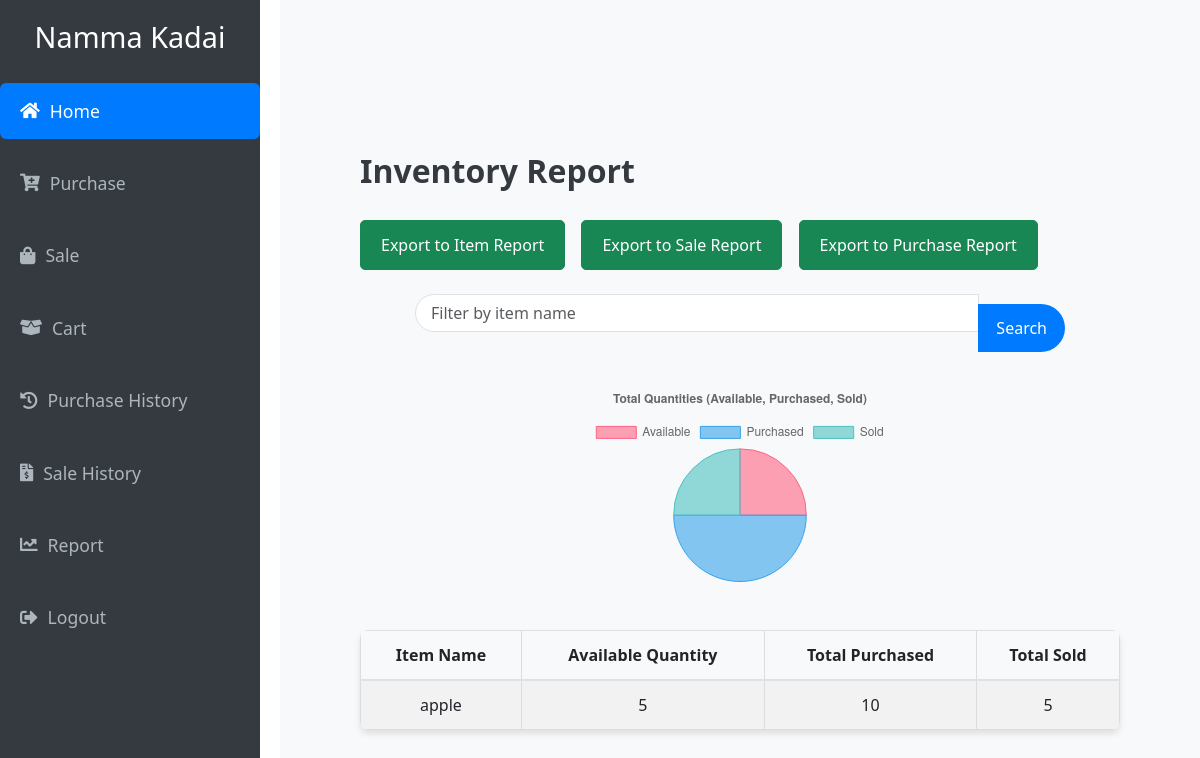
Before: /inventory_report (signed in) with the older database file.
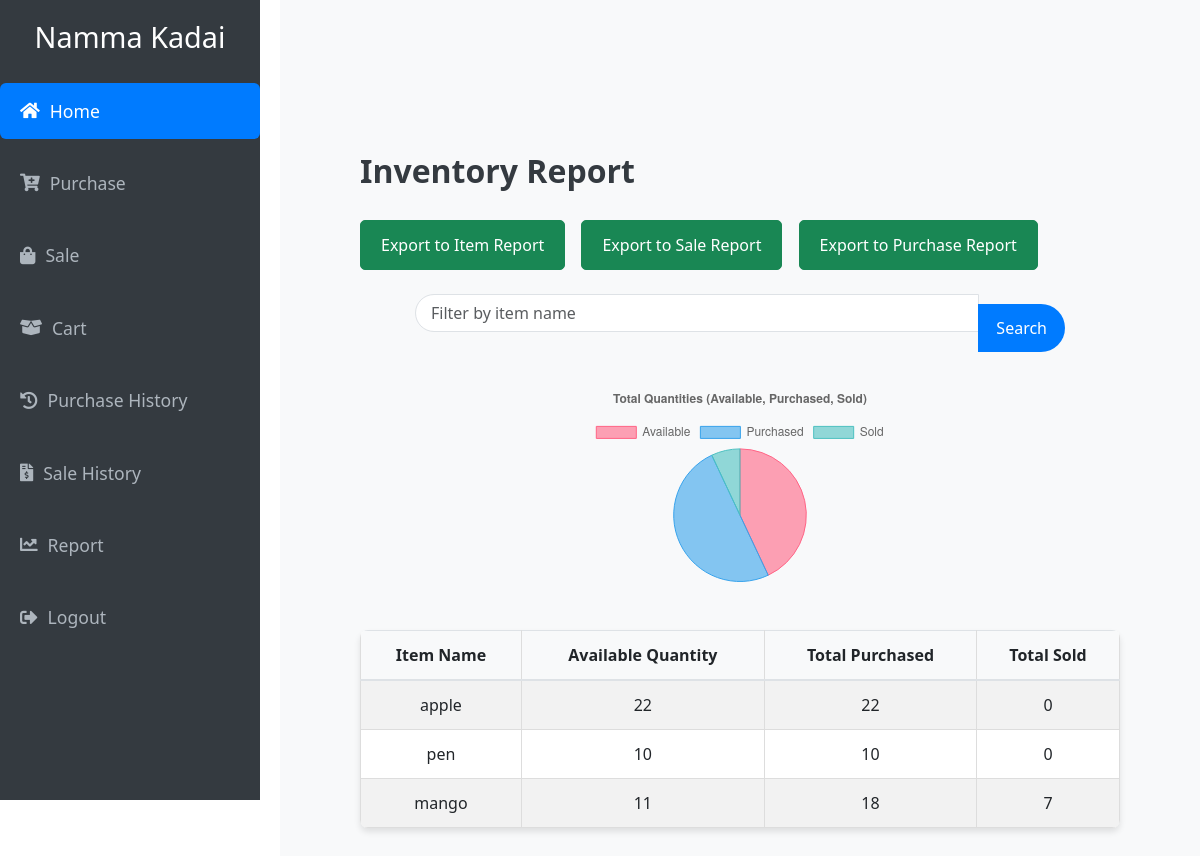
After: the same page with the newer database file.
### Namma_Kadai/models.py (models this page shows)
class Item(db.Model):
    id = db.Column(db.Integer, primary_key=True)
    item_name = db.Column(db.String(150), nullable=False)
    qty = db.Column(db.Integer, nullable=False, default=0)
    rate = db.Column(db.Float, nullable=False,)
    company_id = db.Column(db.Integer, db.ForeignKey('company.id'), nullable=False)
    sales = db.relationship('Sales', backref='item_relation', lazy=True)

### Namma_Kadai/routes.py (the view)
@app.route('/inventory_report', methods=['GET', 'POST'])
@login_required
def inventory_report():
    filter_name = request.args.get('filter_name', '').strip()
    items_query = db.session.query(Item)
    if filter_name:
        items_query = items_query.filter(Item.item_name.ilike(f"%{filter_name}%"))
    items = items_query.all()
    report_data = []
    for item in items:
        total_purchased = db.session.query(db.func.sum(Purchase.qty)).filter(Purchase.item_id == item.id).scalar() or 0
        total_sold = db.session.query(db.func.sum(Sales.qty)).filter(Sales.item_id == item.id).scalar() or 0
        total_available = total_purchased - total_sold
        report_data.append({
            'item_name': item.item_name,
            'total_purchased': total_purchased,
            'total_sold': total_sold,
            'total_available': total_available
        })
    total_available = sum([data['total_available'] for data in report_data])
    total_purchased = sum([data['total_purchased'] for data in report_data])
    total_sold = sum([data['total_sold'] for data in report_data])
    return render_template('inventory_report.html',
                           report_data=report_data,
                           total_available=total_available,
                           total_purchased=total_purchased,
                           total_sold=total_sold,
                           filter_name=filter_name)

### Namma_Kadai/routes.py (called while the page is built)
@login_manager.user_loader
def load_user(user_id):
    return User.query.get(int(user_id))

### Namma_Kadai/templates/inventory_report.html (shortened to what this page needs)
{% extends "base.html" %}
{% block content %}
<div class="container mt-5">
    <h2>Inventory Report</h2>
    <div class="export-buttons mb-4">
        <a href="{{ url_for('export_excel') }}" class="btn btn-success">Export to Item Report</a>
        <a href="{{ url_for('export_sales_excel') }}" class="btn btn-success">Export to Sale Report</a>
        <a href="{{ url_for('export_purchases_excel') }}" class="btn btn-success">Export to Purchase Report</a>
    </div>
    <form method="get" action="{{ url_for('inventory_report') }}" class="mb-4">
        <div class="input-group search-bar">
            <input type="text" class="form-control" name="filter_name" value="{{ filter_name }}" placeholder="Filter by item name">
            <button class="btn btn-primary" type="submit">Search</button>
        </div>
    </form>
    <div class="chart-container">
        <canvas id="inventoryChart" width="200" height="200"></canvas>
    </div>
    <table class="table table-striped mt-5 inventory-table">
        <thead>
            <tr>
                <th>Item Name</th>
                <th>Available Quantity</th>
                <th>Total Purchased</th>
                <th>Total Sold</th>
            </tr>
        </thead>
        <tbody>
            {% for item in report_data %}
                <tr>
                    <td>{{ item.item_name }}</td>
                    <td>{{ item.total_available }}</td>
                    <td>{{ item.total_purchased }}</td>
                    <td>{{ item.total_sold }}</td>
                </tr>
            {% endfor %}
        </tbody>
    </table>
</div>
<script>
    // Prepare data for the pie chart
    const totalAvailable = {{ total_available }};
    const totalPurchased = {{ total_purchased }};
    const totalSold = {{ total_sold }};
    // Render the pie chart using Chart.js
    const ctx = document.getElementById('inventoryChart').getContext('2d');
    const inventoryChart = new Chart(ctx, {
        type: 'pie',
        data: {
            labels: ['Available', 'Purchased', 'Sold'],
            datasets: [{
                label: 'Total Quantities',
                data: [totalAvailable, totalPurchased, totalSold],
                backgroundColor: [
                    'rgba(255, 99, 132, 0.6)',
                    'rgba(54, 162, 235, 0.6)',
                    'rgba(75, 192, 192, 0.6)'
                ],
                borderColor: [
                    'rgba(255, 99, 132, 1)',
                    'rgba(54, 162, 235, 1)',
                    'rgba(75, 192, 192, 1)'
                ],
                borderWidth: 1
            }]
        },
        options: {
            responsive: true,
            plugins: {
                legend: {
                    position: 'top',
                },
                title: {
                    display: true,
                    text: 'Total Quantities (Available, Purchased, Sold)'
                }
            },
            maintainAspectRatio: false // Ensures that the chart resizes properly when set to smaller size
        }
    });
</script>
{% endblock %}

Changed rows visible on the page:
changed Item "apple": total_available "5" → "22"; total_purchased "10" → "22"; total_sold "5" → "0"
added Item: item_name "pen", total_available "10", total_purchased "10", total_sold "0"
added Item: item_name "mango", total_available "11", total_purchased "18", total_sold "7"
Other visible differences:
chart data {{ total_available }}: 5 → 43
chart data {{ total_purchased }}: 10 → 50
chart data {{ total_sold }}: 5 → 7
